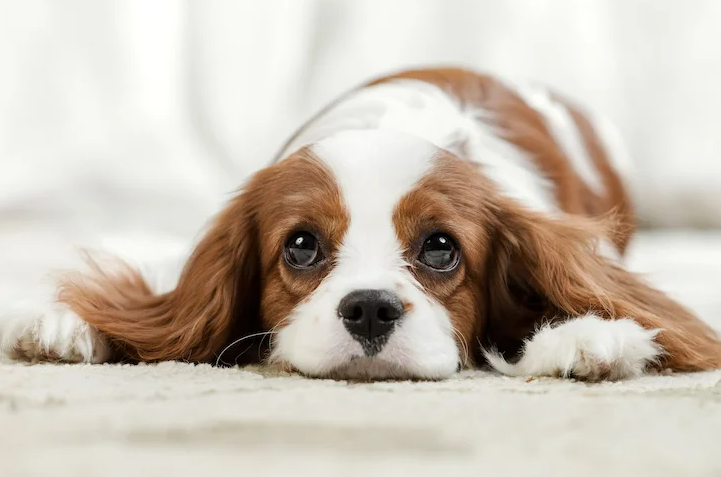
#> input picture images/dog.png, 721 x 477 px, given in place of psy.png, which was not available
$ jupyter execute --allow-errors 'OPENCV_007_이미지합성하기.ipynb'   (text cells are left out)
#> lines starting #> are read from the running program, lines starting #| are printed output that depends on the picture; after the words box and inside, x2 and y2 are one past the last pixel; in counts of white or black regions, pixels touching at a corner belong together; pictures that were not available may be replaced by others from this repository, and a replacement may not be noted
[cell 1]
import cv2

psy = cv2.imread('./images/psy_img/psy.png')
#> psy is the input picture: shape (477, 721, 3); mean B, G, R 181, 193, 202.9
tiger = cv2.imread('./images/psy_img/tiger_mask.png')
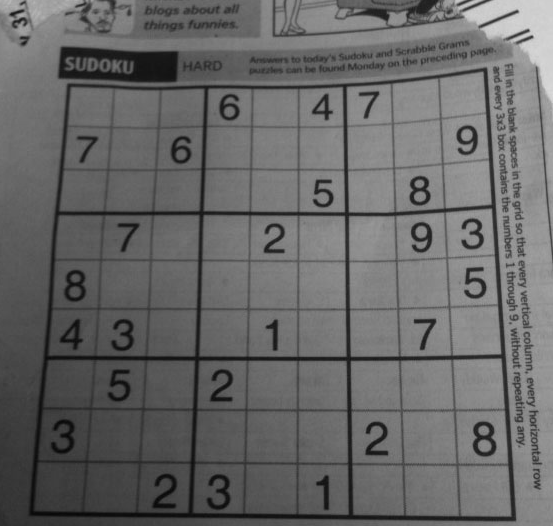
#> input picture images/sudoku.png, 553 x 526 px, given in place of tiger_mask.png, which was not available
#> tiger is the input picture: shape (526, 553, 3); min 7, max 218, mean 103.6

# 마스크 이진이미지 만들기 = 쓸 부분과 안쓸 부분 구분하기
mask2gray = cv2.cvtColor(tiger, cv2.COLOR_BGR2GRAY)
_, mask_b = cv2.threshold(mask2gray, 200, 255, cv2.THRESH_BINARY)
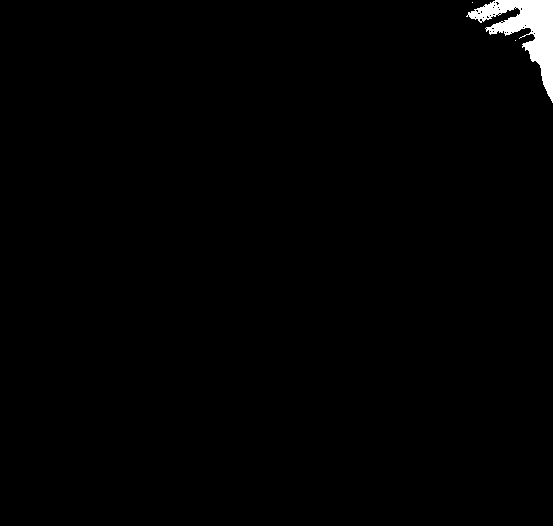
#> mask_b: shape (526, 553); 1.1% white; 3 white regions (2 under 20 px), largest, box (x1, y1, x2, y2) and area: (466, 0, 553, 103) 3111

# 마스크 이미지 반전
# 흰부분 사용 / 검은 부분 사용 안함 (위와 반대)
mask_b_inv = cv2.bitwise_not(mask_b)

# 호랑이 이미지에서 사용할 영역의 값만 추출하기(흰부분 가져오고 검은 부분 안가져옴)
sub_psy = psy[94:217, 239:371]
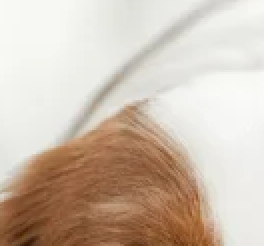
#> sub_psy: shape (123, 132, 3) (shown 2 times larger); mean B, G, R 176.5, 191.3, 207.1
#> (the rest of this cell did not finish here and is left out)

[cell 2]
# 컬러 이미지
# 세로, 가로, 색상 채널
psy.shape, tiger.shape
#> Out = ((477, 721, 3), (526, 553, 3))
# (y,x)
